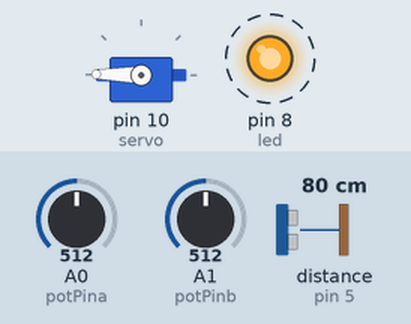
Simulated run of this sketch. Board: Arduino Uno, built with avr-gcc and run on an emulated ATmega328P. Shown: servo, output pins drawn as LEDs (lit = HIGH). Wiring (inferred from the names in the program): ultrasonic range finder: trigger pin 4; echo pin 5. Dashed ring = blinking. Inputs (shaded band) come from the test bench; at power-on: distance to the obstacle (sensor on pin 5) 80 cm, A0 (potPina) = 512, A1 (potPinb) = 512. The echo pulse lasts 58.3 µs per cm; pins used as bus, display or sensor lines are not drawn; what the sketch prints to the serial monitor is not drawn.

Above: at 1.4 s.
1.5 s: distance to the obstacle (sensor on pin 5) set to 157 cm
4.8 s: distance to the obstacle (sensor on pin 5) set to 167 cm
At 6.1 s:
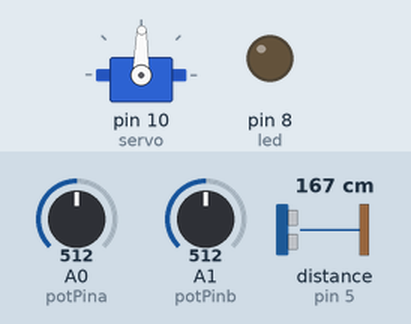
6.4 s: A0 (potPina) set to 559
At 7.5 s:
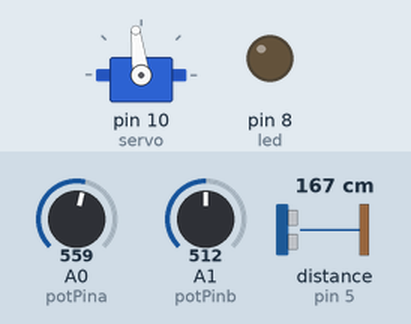
9.7 s: A0 (potPina) set to 579
At 10.8 s:
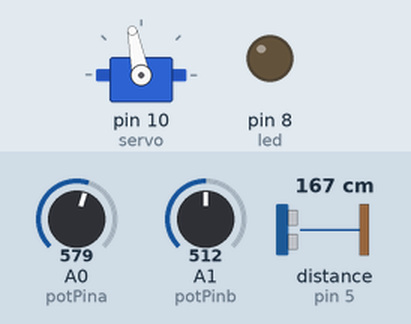
11.2 s: A0 (potPina) set to 306
At 12.2 s:
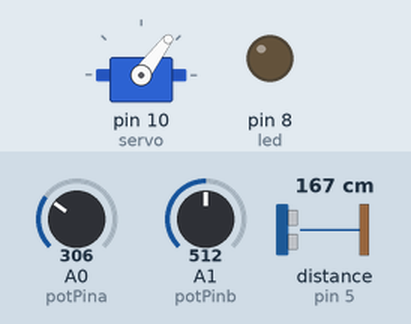
12.7 s: A0 (potPina) set to 61
At 13.2 s:
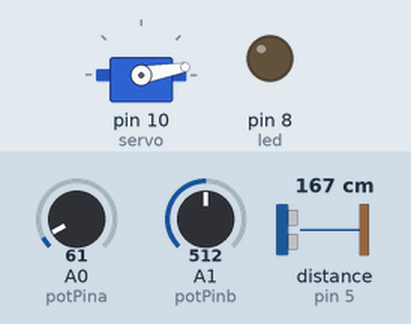
14.2 s: A0 (potPina) set to 55
At 14.9 s:
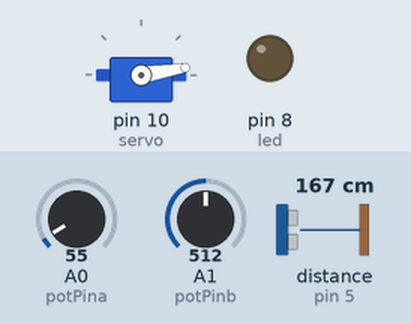
Timing chart, 0 to 17.2 s (numbered marks = the images above; inputs shaded):
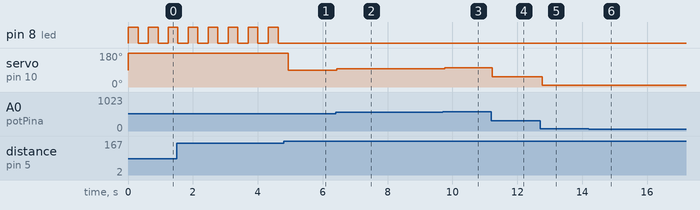

The sketch:

automatic_breaking_system1.ino
```cpp
#include<Servo.h> //servo motor library

const int trigPin = 4;//DEFINE Trigger pin
const int echoPin = 5;//DEFINE Echo pin

long duration;// variable for travel time
int distance;// variable for distance

Servo servo; // naming the servo motor


int potPina = 0;//potentiometer connected to Analog pin 0
int vala; // variable to read the value from the analog pin 0
int valb = 179;// variable to hold maximum value of the servo motor

int potPinb = 1;//potentiometer to A1
int valx; // variable to read the value from the analog pin 1


// LED pin
 int led = 8;

void setup() {
  // put your setup code here, to run once:
  pinMode(trigPin, OUTPUT);
  pinMode(echoPin, INPUT);

  servo.attach(10);// servo pin
  pinMode(led, OUTPUT);// led as output
  Serial.begin(9600);// Serial communication to see the results on serial monitor
}

void loop() {
  // put your main code here, to run repeatedly:
digitalWrite(trigPin, LOW);// Trig pin is clear
delayMicroseconds(2);

digitalWrite(trigPin, HIGH);// Generating the ultrasound wave
delayMicroseconds(10);
digitalWrite(trigPin, LOW);
// reading the travel time
duration = pulseIn(echoPin, HIGH);//put travel time value in variable duration
distance = duration * 0.034/2;//store the value of the distance
// Printing the distance in the Serial Monitor
Serial.print("Distance: ");
Serial.print(distance);
Serial.println(" cm");
  // servo motor controlled by the potentiometer
vala = analogRead(potPina);   // reads the value of the
          // potentiometer (value between
          // 0 and 1023)
 vala = map(vala, 0, 1023, 0, 179);  // scale it to use it with
          // the servo (value between 0 and 179)
   // sets the servo position according
                        // to the scaled value
     // waits for the servo to get there
 Serial.print("Vala: ");
 Serial.print(vala);//vala = braking force or servo rotation
 Serial.print("; ");

 valx = analogRead(potPinb);   // reads the value of the
          // potentiometer (value between
          // 0 and 1023)
 valx = map(valx, 0, 1023, 0, 100);  // scale it to use it with
          // as the speed (value between 0 and 100)

 Serial.print("CarSpeed: ");
 Serial.print(valx);// valx = Carspeed
 Serial.print("; ");

switch(valx)// CarSpeed
{

  //1m = (0.5m) obstacle distance and speed of 5 Kmh
  case 1 ... 5   :// SIMULATING AUTOMATIC BRAKE SYSTEM IF THE BRAKE IS NOT APPLIED
  if ( distance <= 50 && vala == 0 && valx <= 5){
    digitalWrite(led,HIGH);
    servo.write(valb);
  }
  // SIMULATING AUTOMATIC BRAKE SYSTEM IF THE BRAKE IS APPLIED BUT NOT TO THE MAXIMUM

  else if ( distance <= 50 && vala > 0 && valx <= 5 ){
    for(int i = vala; i<= valb; i++){
      servo.write(valb);// servo to 179 degrees
    }
    //BLYNK LED
    digitalWrite(led,HIGH);
    delay(300);
    digitalWrite(led,LOW);
    delay(300);
  }
  else
  {
     servo.write(vala);
     digitalWrite(led,LOW);
  }
           break;

  //12m = (1.2m)obstacle distance and speed of 30 Kmh
  case 6 ... 30  :   // SIMULATING AUTOMATIC BRAKE SYSTEM IF THE BRAKE IS NOT APPLIED
  if (distance <= 120 && vala == 0 && valx <= 30){
   digitalWrite(led,HIGH);
   servo.write(valb);
  }
  // SIMULATING AUTOMATIC BRAKE SYSTEM IF THE BRAKE IS APPLIED BUT NOT TO THE MAXIMUM
  else if(distance <= 120  && vala > 0 && valx <= 30 ){
    for(int i = vala; i<= valb; i++){
      servo.write(valb);// servo to 179 degrees
    }
    //BLYNK LED
    digitalWrite(led,HIGH);
    delay(300);
    digitalWrite(led,LOW);
    delay(300);
  }
  else
  {
     servo.write(vala);
     digitalWrite(led,LOW);
  }
          break;

  //24m = (1.6m)obstacle distance and speed of 50 Kmh
  case 31 ... 50  :   // SIMULATING AUTOMATIC BRAKE SYSTEM IF THE BRAKE IS NOT APPLIED
  if (distance <= 160 && vala == 0 && valx <= 50){
    digitalWrite(led,HIGH);
    servo.write(valb);
  }
  // SIMULATING AUTOMATIC BRAKE SYSTEM IF THE BRAKE IS APPLIED BUT NOT TO THE MAXIMUM
  else if (distance <= 160 && vala > 0 && valx <= 50 ){
    for(int i = vala; i<= valb; i++){
      servo.write(valb);// servo to 179 degrees
    }
    //BLYNK LED
    digitalWrite(led,HIGH);
    delay(300);
    digitalWrite(led,LOW);
    delay(300);
  }
  else
  {
     servo.write(vala);
     digitalWrite(led,LOW);
  }
          break;

  //37m = (2m)obstacle distance and speed of 65 Kmh

  case 51 ... 65  :
  // SIMULATING AUTOMATIC BRAKE SYSTEM IF THE BRAKE IS NOT APPLIED
  if (distance <= 200 && vala == 0 && valx <= 65){
    digitalWrite(led,HIGH);
    servo.write(valb);
  }
  // SIMULATING AUTOMATIC BRAKE SYSTEM IF THE BRAKE IS APPLIED BUT NOT TO THE MAXIMUM
  else if (distance <= 200 && vala > 0 && valx <= 65 ){
    for(int i = vala; i<= valb; i++){
      servo.write(valb);// servo to 179 degrees
    }
     //BLYNK LED
    digitalWrite(led,HIGH);
    delay(300);
    digitalWrite(led,LOW);
    delay(300);
  }
  else
  {
     servo.write(vala);
     digitalWrite(led,LOW);
  }
  break;

  //54m =(2.4m)obstacle distance and speed of 80 Kmh
  case 66 ... 80  :
  // SIMULATING AUTOMATIC BRAKE SYSTEM IF THE BRAKE IS NOT APPLIED
  if (distance <= 240 && vala == 0 && valx <= 80){
    digitalWrite(led,HIGH);
    servo.write(valb);
  }
  // SIMULATING AUTOMATIC BRAKE SYSTEM IF THE BRAKE IS APPLIED BUT NOT TO THE MAXIMUM
  else if (distance <= 240 && vala > 0 && valx <= 80 ){
    for(int i = vala; i<= valb; i++){
      servo.write(valb);// servo to 179 degrees
    }
   //BLYNK LED
    digitalWrite(led,HIGH);
    delay(300);
    digitalWrite(led,LOW);
    delay(300);
  }
  else
  {
     servo.write(vala);
     digitalWrite(led,LOW);
  }
           break;

  // 74m = (2.7m)obstacle distance and speed of 90 Kmh
  case 81 ... 90  :
  // SIMULATING AUTOMATIC BRAKE SYSTEM IF THE BRAKE IS NOT APPLIED
  if (distance <= 275 && vala == 0 && valx <= 90){
    digitalWrite(led,HIGH);
    servo.write(valb);
  }
  // SIMULATING AUTOMATIC BRAKE SYSTEM IF THE BRAKE IS APPLIED BUT NOT TO THE MAXIMUM
  else if (distance <= 275 && vala > 0 && valx <= 90 ){
    for(int i = vala; i<= valb; i++){
      servo.write(valb);// servo to 179 degrees
    }
   //BLYNK LED
    digitalWrite(led,HIGH);
    delay(300);
    digitalWrite(led,LOW);
    delay(300);
  }
  else
  {
     servo.write(vala);
     digitalWrite(led,LOW);
  }
           break;

  // 97m  = (3m)obstacle distance and speed of 100 Kmh
  case 91 ... 100 :
  // SIMULATING AUTOMATIC BRAKE SYSTEM IF THE BRAKE IS NOT APPLIED
  if (distance <= 300 && vala == 0 && valx <= 100){
    digitalWrite(led,HIGH);
    servo.write(valb);
  }
  // SIMULATING AUTOMATIC BRAKE SYSTEM IF THE BRAKE IS APPLIED BUT NOT TO THE MAXIMUM
  else if (distance <= 300 && vala > 0 && valx <= 100 ){
    for(int i = vala; i<= valb; i++){
      servo.write(valb);// servo to 179 degrees
    }
    //BLYNK LED
    digitalWrite(led,HIGH);
    delay(300);
    digitalWrite(led,LOW);
    delay(300);
  }
  else
  {
     servo.write(vala);
     digitalWrite(led,LOW);
  }
            break;

  default  : servo.write(vala);
             digitalWrite(led,LOW);
           break;
}
}
```

Measured:
- the behaviour switches between 162 and 163 cm on distance to the obstacle (sensor on pin 5) (found by bisection; images 0 and 1)
- after the input at 4.8 s, pin 8 (led): stops changing and stays LOW; servo on pin 10 (servo): 179° → 89° after 0.14 s
- after the input at 6.4 s, servo on pin 10 (servo): 89° → 97° at once
- after the input at 9.7 s, servo on pin 10 (servo): 97° → 101° after 0.06 s
- after the input at 11.2 s, servo on pin 10 (servo): 101° → 53° at once
- after the input at 12.7 s, servo on pin 10 (servo): 53° → 10° after 0.06 s
- after the input at 14.2 s, servo on pin 10 (servo): 10° → 9° after 0.05 s
- by itself, pin 8 (led): alternates HIGH for 0.30 s and LOW for 0.32 s
